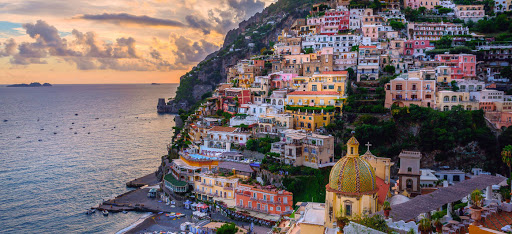
#> input picture positano/positano_1.png, 512 x 234 px, found by its file name
$ jupyter execute opencv_practice_for_project.ipynb
#> lines starting #> are read from the running program, lines starting #| are printed output that depends on the picture; after the words box and inside, x2 and y2 are one past the last pixel; in counts of white or black regions, pixels touching at a corner belong together
[cell 1]
import cv2

# 0

image = cv2.imread("c:/final_project_practice/positano/positano_1.png", cv2.IMREAD_COLOR)
#> image is the input picture: shape (234, 512, 3); mean B, G, R 107.5, 106.8, 119.3
cv2.imshow('result', image)
cv2.waitKey(0)

blurred = cv2.GaussianBlur(image, (5,5), 0)
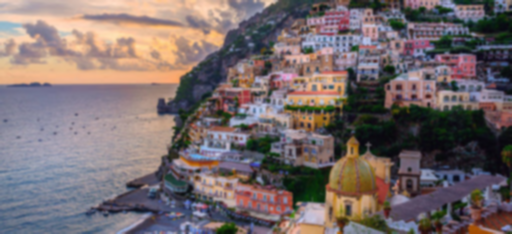
#> blurred: shape (234, 512, 3); mean B, G, R 107.5, 106.8, 119.3

gray = cv2.cvtColor(blurred, cv2.COLOR_BGR2GRAY)
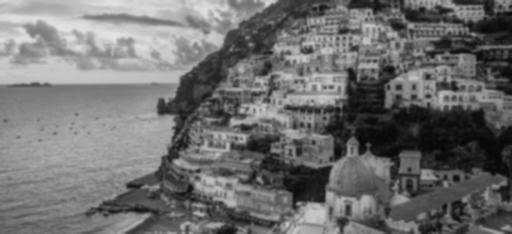
#> gray: shape (234, 512); min 7, max 228, mean 110.6
cv2.imshow('result', gray)
cv2.waitKey(0)

edge = cv2.Canny(gray, 50, 150)
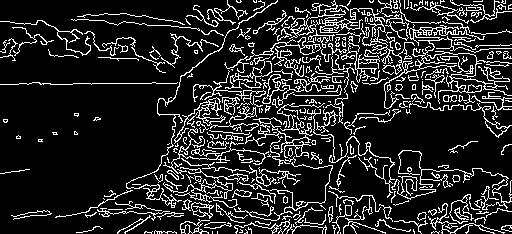
#> edge: shape (234, 512); 15.2% white in thin lines or dots
cv2.imshow('result', edge)
cv2.waitKey(0)

[cell 2]
# 1

edge = cv2.bitwise_not(edge)
#> edge: shape (234, 512); 84.8% white; black in thin lines or dots
cv2.imshow('result', edge)
cv2.waitKey(0)

contours = cv2.findContours(edge.copy(), cv2.RETR_LIST, cv2.CHAIN_APPROX_SIMPLE)
#> contours = 2749 contours, 2279 with area under 20; largest, box (x1, y1, x2, y2) and area: (0, 0, 512, 234) 117647, (421, 25, 455, 37) 154, (408, 28, 441, 41) 138, (91, 82, 153, 85) 120, (437, 80, 467, 100) 119
cv2.drawContours(edge, contours[0], -1, (0,0,0), 1)
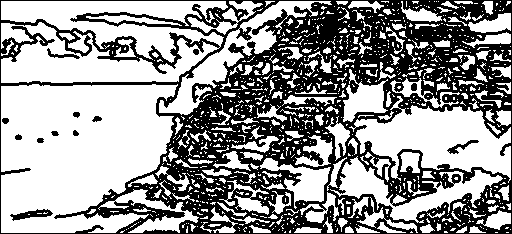
#> edge: shape (234, 512); 59.4% white; 13 black regions, largest, box (x1, y1, x2, y2) and area: (0, 0, 512, 234) 47860, (10, 209, 53, 221) 240, (447, 140, 479, 154) 131
cv2.imshow('result', edge)
cv2.waitKey(0)

[cell 3]
# 2

nlabels, labels, stats, centroids = cv2.connectedComponentsWithStats(edge)
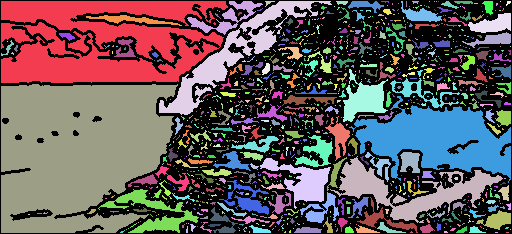
#> labels: shape (234, 512) int32; 1002 distinct labels, from 0 to 1001; one colour per label, 0 black
#> nlabels = 1002; stats = 1002 rows, first 6: [0, 0, 512, 234, 48636], [1, 1, 227, 82, 12419], [187, 1, 76, 34, 712], [265, 1, 10, 6, 23], [159, 1, 173, 114, 3557], [336, 1, 12, 4, 37]; centroids = 1002 pairs, first value 7 to 510, second value 1 to 232

for i in range(nlabels):
    if i < 2:
        continue

    area = stats[i, cv2.CC_STAT_AREA]
    center_x = int(centroids[i,0])
    center_y = int(centroids[i,1])
    left = stats[i, cv2.CC_STAT_LEFT]
    top = stats[i, cv2.CC_STAT_TOP]
    width = stats[i, cv2.CC_STAT_WIDTH]
    height = stats[i, cv2.CC_STAT_HEIGHT]

    if area > 50:
        cv2.rectangle(image, (left,top), (left+width, top+height), (0,0,255), 1)
        cv2.circle(image, (center_x, center_y), 5, (255,0,0), 1)
        cv2.putText(image, str(i), (left+20, top+20), cv2.FONT_HERSHEY_SIMPLEX, 1, (255,0,0), 2)
#> this loop made 1002 passes
#> (area, center_x, center_y, left, top, width, height) on passes 3 to 5: (712, 226, 17, 187, 1, 76, 34), (23, 268, 2, 265, 1, 10, 6), (3557, 232, 54, 159, 1, 173, 114)
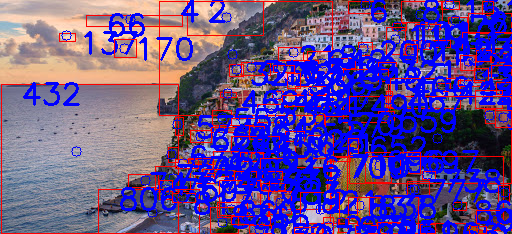
#> image: shape (234, 512, 3); mean B, G, R 144.5, 77.7, 101.7

cv2.imshow('result', image)
cv2.waitKey(0)
#> Out = 27

$ run again, with positano/positano_10.png copied over positano/positano_1.png
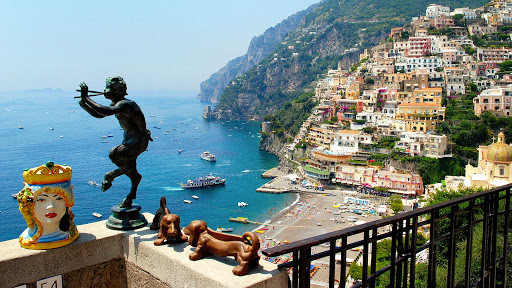
#> input picture positano/positano_10.png, 512 x 288 px, found by its file name
#> image is the input picture: shape (288, 512, 3); mean B, G, R 134.8, 135.9, 119.4
#> `edge = cv2.Canny(gray, 50, 150)`:
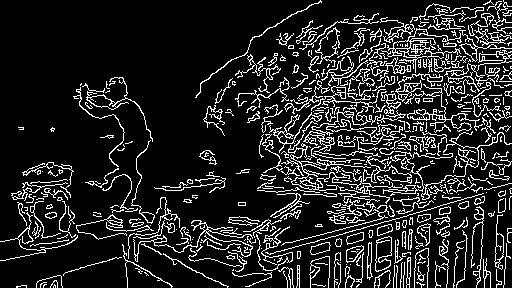
#> edge: shape (288, 512); 14.3% white in thin lines or dots
#> contours = 3191 contours, 2635 with area under 20; largest, box (x1, y1, x2, y2) and area: (0, 0, 512, 288) 145316, (409, 108, 458, 127) 232, (474, 131, 505, 161) 123, (395, 39, 430, 51) 103, (423, 73, 444, 84) 98
#> labels: shape (288, 512) int32; 1089 distinct labels, from 0 to 1088
#> nlabels = 1089; stats = 1089 rows, first 6: [0, 0, 512, 288, 56275], [1, 1, 317, 286, 52438], [248, 1, 239, 100, 4998], [492, 1, 4, 3, 7], [507, 1, 4, 4, 13], [484, 3, 8, 9, 21]; centroids = 1089 pairs, first value 12.15 to 510, second value 1.57 to 286
#> the loop `for i in range(nlabels):` made 1089 passes
#> (area, center_x, center_y, left, top, width, height) on passes 3, 6, 9: (4998, 328, 32, 248, 1, 239, 100), (21, 486, 6, 484, 3, 8, 9), (71, 431, 10, 425, 5, 13, 13)
#> after the loop `for i in range(nlabels):`:
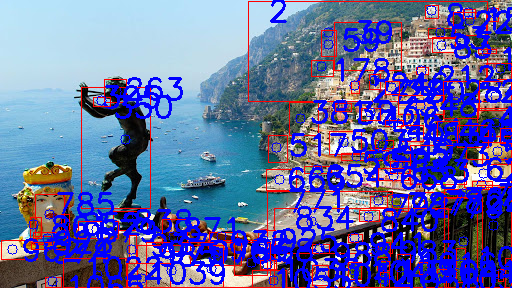
#> image: shape (288, 512, 3); mean B, G, R 163.8, 107.4, 101.5
#> Out = 27

$ run again, with positano/positano_11.png copied over positano/positano_1.png
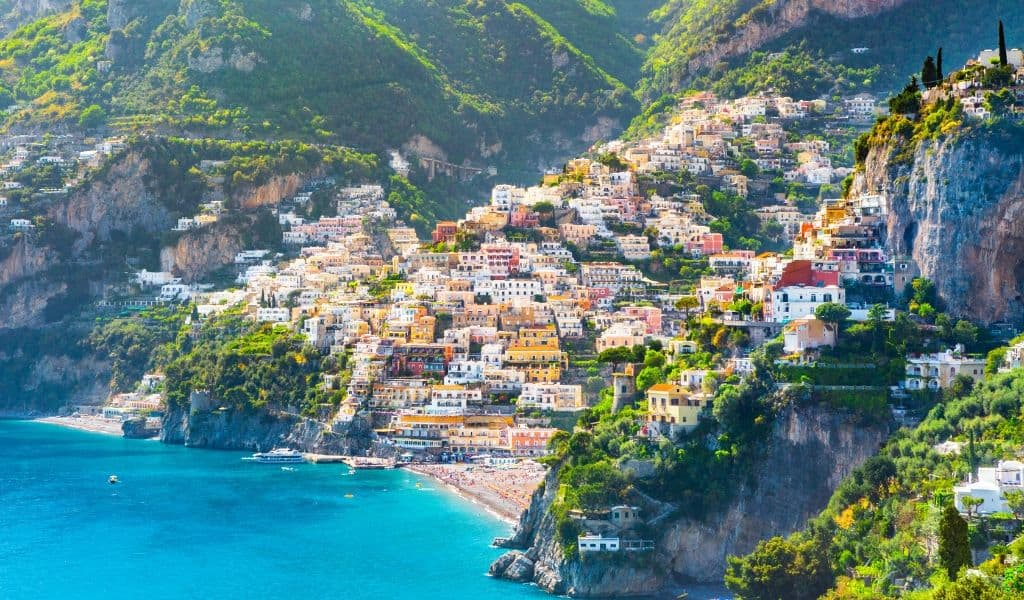
#> input picture positano/positano_11.png, 1024 x 600 px, found by its file name
#> image is the input picture: shape (600, 1024, 3); mean B, G, R 128.4, 128.3, 94.5
#> `edge = cv2.Canny(gray, 50, 150)`:
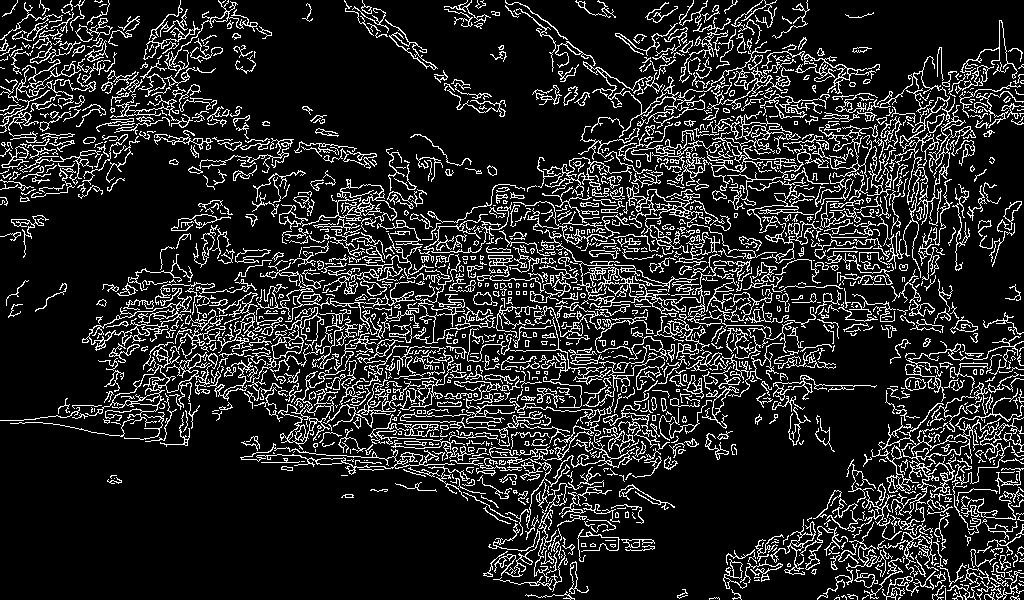
#> edge: shape (600, 1024); 14.8% white in thin lines or dots
#> contours = 14015 contours, 11497 with area under 20; largest, box (x1, y1, x2, y2) and area: (0, 0, 1024, 600) 611428, (979, 19, 1004, 66) 172, (579, 530, 621, 552) 146, (661, 204, 686, 218) 136, (915, 462, 932, 486) 130
#> labels: shape (600, 1024) int32; 5277 distinct labels, from 0 to 5276
#> nlabels = 5277; centroids = 5277 pairs, first value 1 to 1022, second value 1 to 598
#> the loop `for i in range(nlabels):` made 5277 passes
#> (area, center_x, center_y, left, top, width, height) on passes 3 to 5: (413, 12, 18, 1, 1, 26, 37), (164, 34, 8, 26, 1, 18, 17), (230, 54, 6, 42, 1, 27, 15)
#> after the loop `for i in range(nlabels):`:
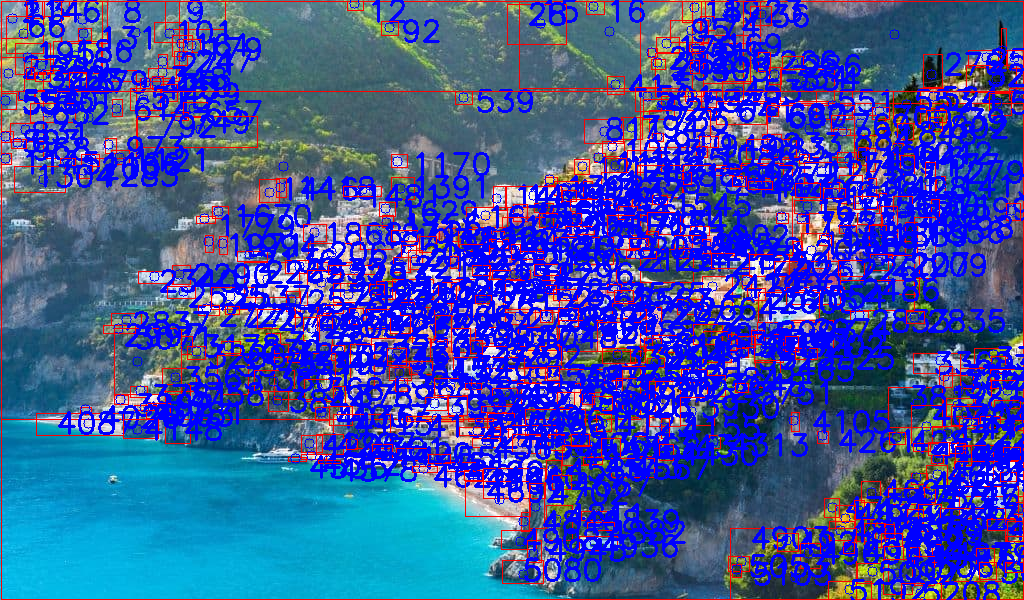
#> image: shape (600, 1024, 3); mean B, G, R 162.3, 81.3, 64
#> Out = 27

$ run again, with positano/positano_12.png copied over positano/positano_1.png
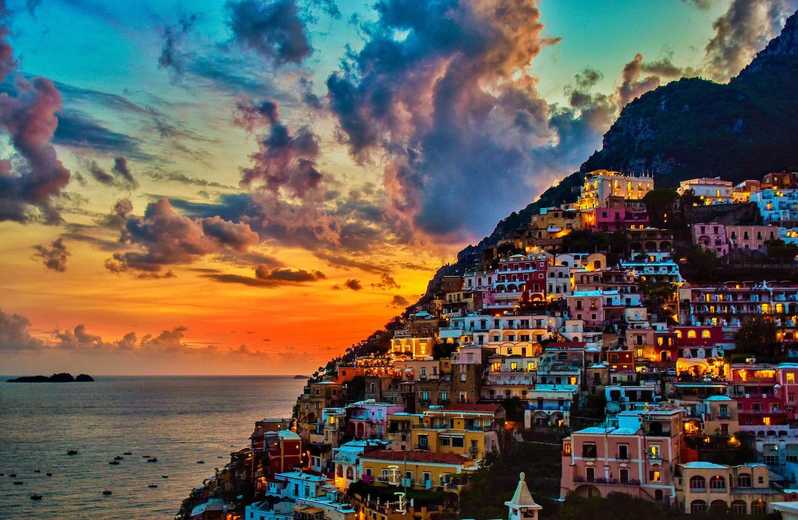
#> input picture positano/positano_12.png, 798 x 520 px, found by its file name
#> image is the input picture: shape (520, 798, 3); mean B, G, R 83.9, 91.8, 98.9
#> `edge = cv2.Canny(gray, 50, 150)`:
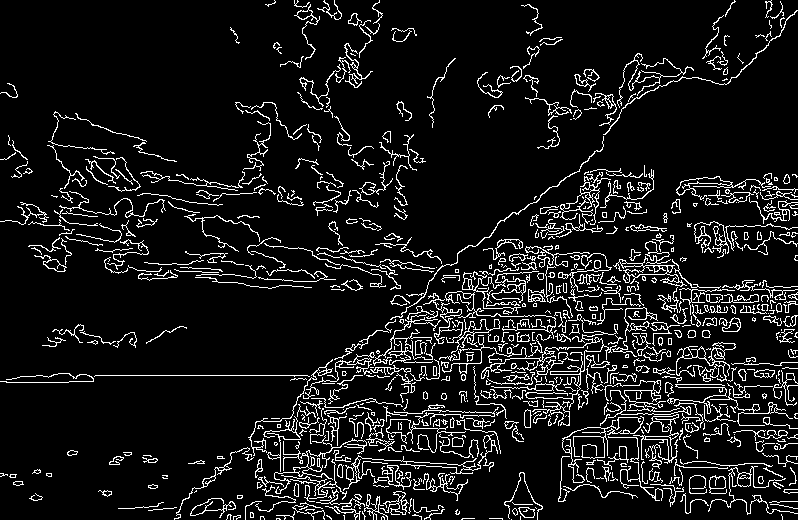
#> edge: shape (520, 798); 9.4% white in thin lines or dots
#> contours = 5460 contours, 4362 with area under 20; largest, box (x1, y1, x2, y2) and area: (0, 0, 798, 520) 412302, (94, 374, 309, 378) 427, (549, 350, 586, 387) 204, (760, 207, 791, 225) 168, (381, 464, 400, 486) 159
#> labels: shape (520, 798) int32; 1618 distinct labels, from 0 to 1617
#> nlabels = 1618; stats = 1618 rows, first 6: [0, 0, 798, 520, 105023], [1, 1, 781, 379, 175094], [297, 1, 11, 5, 34], [326, 1, 11, 13, 63], [768, 1, 13, 15, 116], [782, 1, 15, 17, 174]; centroids = 1618 pairs, first value 10.5 to 796, second value 2.62 to 518
#> the loop `for i in range(nlabels):` made 1618 passes
#> (area, center_x, center_y, left, top, width, height) on passes 3 to 5: (34, 302, 2, 297, 1, 11, 5), (63, 331, 6, 326, 1, 11, 13), (116, 774, 8, 768, 1, 13, 15)
#> after the loop `for i in range(nlabels):`:
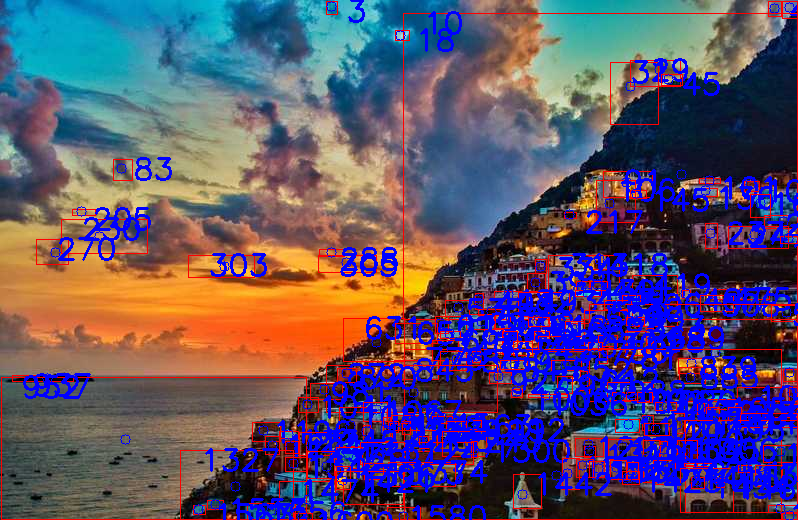
#> image: shape (520, 798, 3); 16.68% of pixels changed, all inside (x1, y1, x2, y2) = (1, 0, 798, 520)
#> Out = 27
